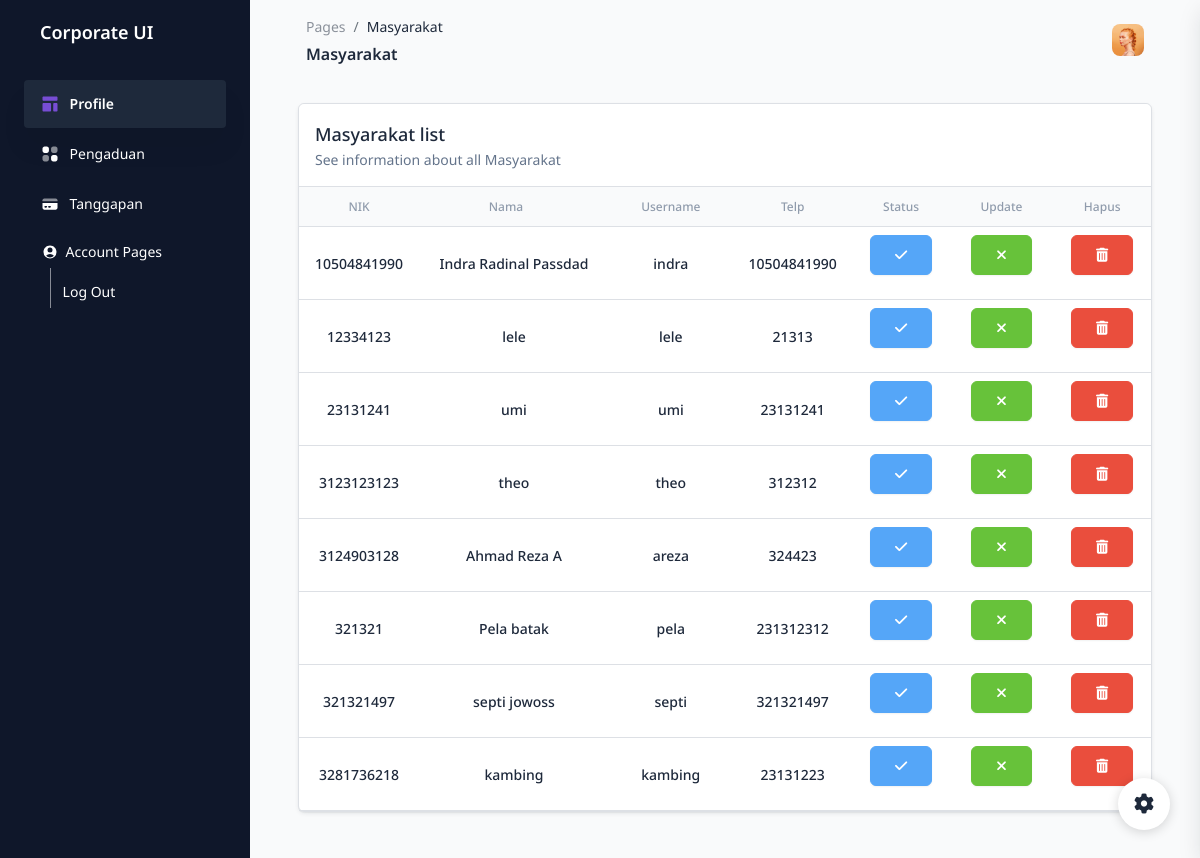
Page /modul/modul-masyarakat/index.php (signed in) on the committed database.
### tables this page shows
CREATE TABLE `masyarakat` (
  `nik` char(16) NOT NULL,
  `nama` varchar(35) NOT NULL,
  `username` varchar(25) NOT NULL,
  `password` varchar(32) NOT NULL,
  `telp` varchar(13) NOT NULL,
  `verifikasi` int(11) NOT NULL
);

### modul/modul-masyarakat/index.php (the view, shortened to what this page needs)
<!DOCTYPE html>
<html lang="en">
<?php
include('../../config/database.php');
?>
<?php include('../../assets/header.php') ?>
<body class="g-sidenav-show  bg-gray-100">
  <aside class="sidenav navbar navbar-vertical navbar-expand-xs border-0 bg-slate-900 fixed-start " id="sidenav-main">
    <div class="sidenav-header">
      <a class="navbar-brand d-flex align-items-center m-0" href=" https://demos.creative-tim.com/corporate-ui-dashboard/pages/dashboard.html " target="_blank">
        <span class="font-weight-bold text-lg">Corporate UI</span>
      </a>
    </div>
    <div class="collapse navbar-collapse px-4  w-auto " id="sidenav-collapse-main">
        <?php include('../../assets/menu.php') ?>
    </div>
  </aside>
  <main class="main-content position-relative max-height-vh-100 h-100 border-radius-lg ">
    <nav class="navbar navbar-main navbar-expand-lg mx-5 px-0 shadow-none rounded" id="navbarBlur" navbar-scroll="true">
      <div class="container-fluid py-1 px-2">
        <nav aria-label="breadcrumb">
          <ol class="breadcrumb bg-transparent mb-1 pb-0 pt-1 px-0 me-sm-6 me-5">
            <li class="breadcrumb-item text-sm"><a class="opacity-5 text-dark" href="javascript:;">Pages</a></li>
            <li class="breadcrumb-item text-sm text-dark active" aria-current="page">Masyarakat</li>
          </ol>
          <h6 class="font-weight-bold mb-0">Masyarakat</h6>
        </nav>
        <div class="collapse navbar-collapse mt-sm-0 mt-2 me-md-0 me-sm-4" id="navbar">
          <ul class="navbar-nav  justify-content-end">
            <li class="nav-item ps-2 d-flex align-items-center">
              <a href="javascript:;" class="nav-link text-body p-0">
                <img src="../../assets/img/team-2.jpg" class="avatar avatar-sm" alt="avatar" />
              </a>
            </li>
          </ul>
        </div>
      </div>
    </nav>
    <div class="container-fluid py-4 px-5">
      <div class="row">
      <div class="col-12">
          <div class="card border shadow-xs mb-4">
            <div class="card-header border-bottom pb-0">
              <div class="d-sm-flex align-items-center">
                <div>
                  <h6 class="font-weight-semibold text-lg mb-0">Masyarakat list</h6>
                  <p class="text-sm">See information about all Masyarakat</p>
                </div>
              </div>
            </div>
            <div class="card-body px-0 py-0">
              <div class="table-responsive p-0">
                <table class="table align-items-center mb-0" id="dataTablesNya">
                  <thead class="bg-gray-100">
                    <tr>
                      <th class="text-secondary text-center text-xs font-weight-semibold opacity-7">NIK</th>
                      <th class="text-secondary text-xs text-center font-weight-semibold opacity-7 ps-2">Nama</th>
                      <th class="text-center text-secondary text-xs font-weight-semibold opacity-7">Username</th>
                      <th class="text-center text-secondary text-xs font-weight-semibold opacity-7">Telp</th>
                      <th class="text-center text-secondary text-xs font-weight-semibold opacity-7">Status</th>
                      <th class="text-center text-secondary text-xs font-weight-semibold opacity-7">Update</th>
                      <th class="text-center text-secondary text-xs font-weight-semibold opacity-7">Hapus</th>
                    </tr>
                  </thead>
                  <tbody>
                  <?php
										$q = mysqli_query($con, "SELECT * FROM `masyarakat`");
										while ($d = mysqli_fetch_object($q)) { ?>
											<tr>
												<td>
                        <h6 class="mb-0 text-sm text-center font-weight-semibold"><?= $d->nik ?></h6>
												</td>
												<td>
                        <h6 class="mb-0 text-sm text-center font-weight-semibold"><?= $d->nama ?></h6>
												</td>
												<td>
                        <h6 class="mb-0 text-sm text-center font-weight-semibold"><?= $d->username ?></h6>
												</td>
												<td>
                        <h6 class="mb-0 text-sm text-center font-weight-semibold"><?= $d->telp ?></h6>
												</td>
												<td class="mb-0 text-sm text-center font-weight-semibold">
													<?php if ($d->verifikasi == 0) {
														echo '<form action="" method="post"><input name="nik" type="hidden" value="' . $d->nik . '"><input name="status" type="hidden" value="1"><button name="edit" type="submit" class="btn btn-danger"><i class="fa fa-ban"></i></button></form>';
													} else {
														echo '<form action="" method="post"><input name="nik" type="hidden" value="' . $d->nik . '"><input name="status" type="hidden" value="0"><button name="edit" type="submit" class="btn btn-info"><i class="fa fa-check"></i></button></form>';
													} ?></td>
												<td class="mb-0 text-sm text-center font-weight-semibold">
													<button data-toggle="modal" data-target="#modal-xl<?= $d->nik ?>" class="btn btn-success">
														<i class="fa fa-times"></i>
													</button>
												</td>
												<td class="mb-0 text-sm text-center font-weight-semibold">
													<form action="" method="post"><input type="hidden" name="nik" value="<?= $d->nik ?>"><button name="hapus" class="btn btn-danger"><i class="fa fa-trash"></i></button></form>
												</td>
											</tr>
										<?php $no++;
										}
										?>
                  </tbody>
                </table>
              </div>
            </div>
          </div>
        </div>
      </div>
      </div>
  </main>
  <div class="fixed-plugin">
    <a class="fixed-plugin-button text-dark position-fixed px-3 py-2">
      <i class="fa fa-cog py-2"></i>
    </a>
  </div>
</body>
</html>

### rows in the picture
masyarakat: nik "10504841990", nama "Indra Radinal Passdad", username "indra", telp "10504841990"
masyarakat: nik "12334123", nama "lele", username "lele", telp "21313"
masyarakat: nik "23131241", nama "umi", username "umi", telp "23131241"
masyarakat: nik "3123123123", nama "theo", username "theo", telp "312312"
masyarakat: nik "3124903128", nama "Ahmad Reza A", username "areza", telp "324423"
masyarakat: nik "321321", nama "Pela batak", username "pela", telp "231312312"
masyarakat: nik "321321497", nama "septi jowoss", username "septi", telp "321321497"
masyarakat: nik "3281736218", nama "kambing", username "kambing", telp "23131223"
